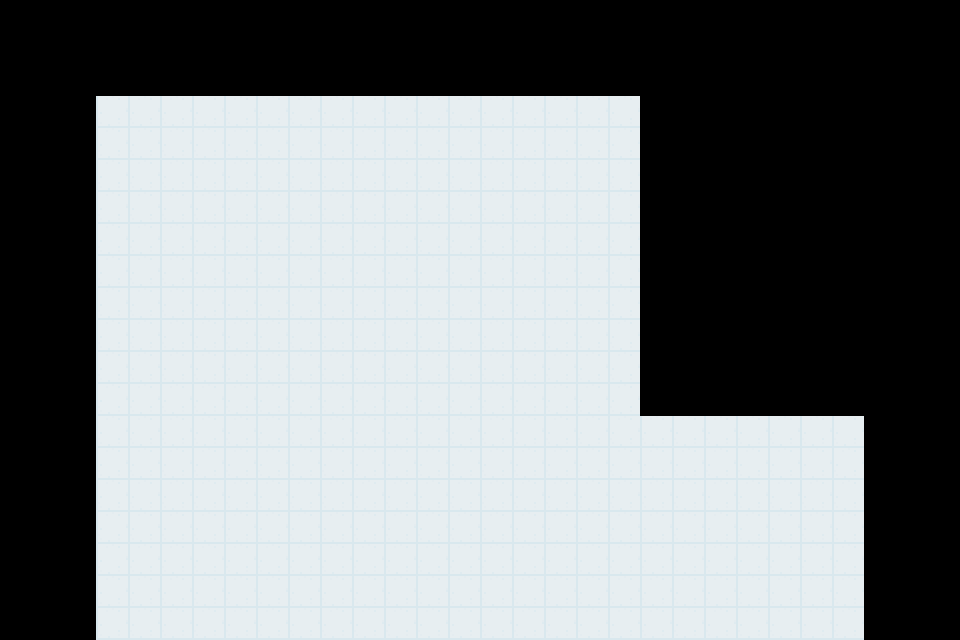

A 2D game scene composited from a Tiled map and its tileset images. What follows is a short description and the map's XML, with each tile layer's data collapsed to a summary:
An orthogonal 30x20 tile map with 32x32 px tiles, 1 tile layer (Tile Layer 1), 10 tilesets and 116 objects (door1, door2, switch1, switch2, door3).

<map version="1.2" tiledversion="1.2.3" orientation="orthogonal" renderorder="right-down" width="30" height="20" tilewidth="32" tileheight="32" infinite="0" nextlayerid="4" nextobjectid="169">
 <tileset firstgid="1" source="FloorTile.tsx" />
 <tileset firstgid="10" source="Objective.tsx" />
 <tileset firstgid="11" source="Guard.tsx" />
 <tileset firstgid="12" source="Laser.tsx" />
 <tileset firstgid="13" source="Player.tsx" />
 <tileset firstgid="14" source="wallgreen.tsx" />
 <tileset firstgid="15" source="horizontaldoor.tsx" />
 <tileset firstgid="39" source="camera.tsx" />
 <tileset firstgid="40" source="keys.tsx" />
 <tileset firstgid="44" source="walls.tsx" />
 <layer id="3" name="Tile Layer 1" width="30" height="20">
  <data>[600 cells, 338 non-empty, 1 distinct tile ids]</data>
 </layer>
 <objectgroup id="2" name="Object Layer 1">
  <object id="17" template="Guard.tx" gid="11" x="672" y="576" rotation="360">
   <properties>
    <property name="path" value="" />
   </properties>
  </object>
  <object id="18" template="Guard.tx" gid="11" x="736" y="480" rotation="360">
   <properties>
    <property name="direction" value="down" />
    <property name="path" value="" />
   </properties>
  </object>
  <object id="22" template="doors/blue/DoorClosed.tx" name="door1" x="544" y="256" />
  <object id="23" template="doors/blue/DoorClosed.tx" name="door2" x="544" y="448" />
  <object id="24" template="GreenWall.tx" x="576" y="256" />
  <object id="25" template="GreenWall.tx" x="512" y="448" />
  <object id="26" template="GreenWall.tx" x="576" y="448" />
  <object id="28" template="Laser.tx" gid="12" x="512" y="320" width="3" height="96" rotation="90">
   <properties>
    <property name="timetolive" type="int" value="999" />
   </properties>
  </object>
  <object id="33" template="Switch.tx" name="switch1" x="320" y="160">
   <properties>
    <property name="doors" value="door1,door2" />
   </properties>
  </object>
  <object id="34" template="Player.tx" x="160" y="160" />
  <object id="35" template="Laser.tx" x="512" y="192" width="3" height="64">
   <properties>
    <property name="timetolive" type="int" value="999" />
   </properties>
  </object>
  <object id="36" template="Switch.tx" name="switch2" x="384" y="160">
   <properties>
    <property name="doors" value="door3" />
    <property name="switched" type="bool" value="true" />
   </properties>
  </object>
  <object id="37" template="GreenWall.tx" x="96" y="128" />
  <object id="38" template="GreenWall.tx" x="96" y="160" />
  <object id="39" template="GreenWall.tx" x="96" y="192" />
  <object id="40" template="GreenWall.tx" x="96" y="224" />
  <object id="41" template="GreenWall.tx" x="96" y="256" />
  <object id="42" template="GreenWall.tx" x="96" y="288" />
  <object id="43" template="GreenWall.tx" x="96" y="320" />
  <object id="44" template="GreenWall.tx" x="96" y="352" />
  <object id="45" template="GreenWall.tx" x="96" y="416" />
  <object id="47" template="GreenWall.tx" x="96" y="608" />
  <object id="48" template="GreenWall.tx" x="96" y="576" />
  <object id="49" template="GreenWall.tx" x="96" y="544" />
  <object id="50" template="GreenWall.tx" x="96" y="512" />
  <object id="51" template="GreenWall.tx" x="96" y="512" />
  <object id="52" template="GreenWall.tx" x="96" y="480" />
  <object id="53" template="GreenWall.tx" x="96" y="448" />
  <object id="54" template="GreenWall.tx" x="96" y="384" />
  <object id="55" template="GreenWall.tx" x="96" y="640" />
  <object id="56" template="GreenWall.tx" x="128" y="640" />
  <object id="57" template="GreenWall.tx" x="160" y="640" />
  <object id="58" template="GreenWall.tx" x="224" y="640" />
  <object id="59" template="GreenWall.tx" x="192" y="640" />
  <object id="60" template="GreenWall.tx" x="256" y="640" />
  <object id="61" template="GreenWall.tx" x="320" y="640" />
  <object id="62" template="GreenWall.tx" x="352" y="640" />
  <object id="63" template="GreenWall.tx" x="384" y="640" />
  <object id="64" template="GreenWall.tx" x="448" y="640" />
  <object id="65" template="GreenWall.tx" x="512" y="640" />
  <object id="66" template="GreenWall.tx" x="576" y="640" />
  <object id="67" template="GreenWall.tx" x="608" y="640" />
  <object id="68" template="GreenWall.tx" x="640" y="640" />
  <object id="69" template="GreenWall.tx" x="704" y="640" />
  <object id="70" template="GreenWall.tx" x="736" y="640" />
  <object id="71" template="GreenWall.tx" x="768" y="640" />
  <object id="72" template="GreenWall.tx" x="800" y="640" />
  <object id="74" template="GreenWall.tx" x="832" y="640" />
  <object id="75" template="GreenWall.tx" x="288" y="640" />
  <object id="76" template="GreenWall.tx" x="416" y="640" />
  <object id="77" template="GreenWall.tx" x="512" y="640" />
  <object id="78" template="GreenWall.tx" x="480" y="640" />
  <object id="79" template="GreenWall.tx" x="544" y="640" />
  <object id="81" template="GreenWall.tx" x="480" y="608" />
  <object id="82" template="GreenWall.tx" x="480" y="480" />
  <object id="83" template="GreenWall.tx" x="480" y="448" />
  <object id="84" template="GreenWall.tx" x="480" y="512" />
  <object id="85" template="GreenWall.tx" x="480" y="416" />
  <object id="86" template="GreenWall.tx" x="480" y="384" />
  <object id="87" template="GreenWall.tx" x="480" y="352" />
  <object id="88" template="GreenWall.tx" x="480" y="352" />
  <object id="89" template="GreenWall.tx" x="480" y="320" />
  <object id="90" template="GreenWall.tx" x="480" y="288" />
  <object id="91" template="GreenWall.tx" x="832" y="448" />
  <object id="92" template="GreenWall.tx" x="832" y="480" />
  <object id="93" template="GreenWall.tx" x="832" y="512" />
  <object id="94" template="GreenWall.tx" x="832" y="544" />
  <object id="95" template="GreenWall.tx" x="832" y="576" />
  <object id="96" template="GreenWall.tx" x="832" y="608" />
  <object id="97" template="GreenWall.tx" x="800" y="448" />
  <object id="98" template="GreenWall.tx" x="768" y="448" />
  <object id="99" template="GreenWall.tx" x="736" y="448" />
  <object id="100" template="GreenWall.tx" x="704" y="448" />
  <object id="101" template="GreenWall.tx" x="672" y="448" />
  <object id="103" template="GreenWall.tx" x="608" y="448" />
  <object id="104" template="GreenWall.tx" x="640" y="448" />
  <object id="105" template="GreenWall.tx" x="608" y="416" />
  <object id="106" template="GreenWall.tx" x="608" y="384" />
  <object id="107" template="GreenWall.tx" x="608" y="352" />
  <object id="108" template="GreenWall.tx" x="608" y="320" />
  <object id="109" template="GreenWall.tx" x="608" y="288" />
  <object id="110" template="GreenWall.tx" x="608" y="256" />
  <object id="111" template="GreenWall.tx" x="608" y="224" />
  <object id="112" template="GreenWall.tx" x="608" y="192" />
  <object id="113" template="GreenWall.tx" x="608" y="160" />
  <object id="114" template="GreenWall.tx" x="608" y="128" />
  <object id="115" template="GreenWall.tx" x="512" y="256" />
  <object id="116" template="GreenWall.tx" x="480" y="256" />
  <object id="117" template="GreenWall.tx" x="448" y="256" />
  <object id="118" template="GreenWall.tx" x="416" y="256" />
  <object id="119" template="GreenWall.tx" x="320" y="256" />
  <object id="120" template="GreenWall.tx" x="288" y="256" />
  <object id="121" template="GreenWall.tx" x="288" y="128" />
  <object id="122" template="GreenWall.tx" x="288" y="160" />
  <object id="123" template="GreenWall.tx" x="288" y="192" />
  </objectgroup>
</map>
<!-- 21 of 116 objects omitted -->
